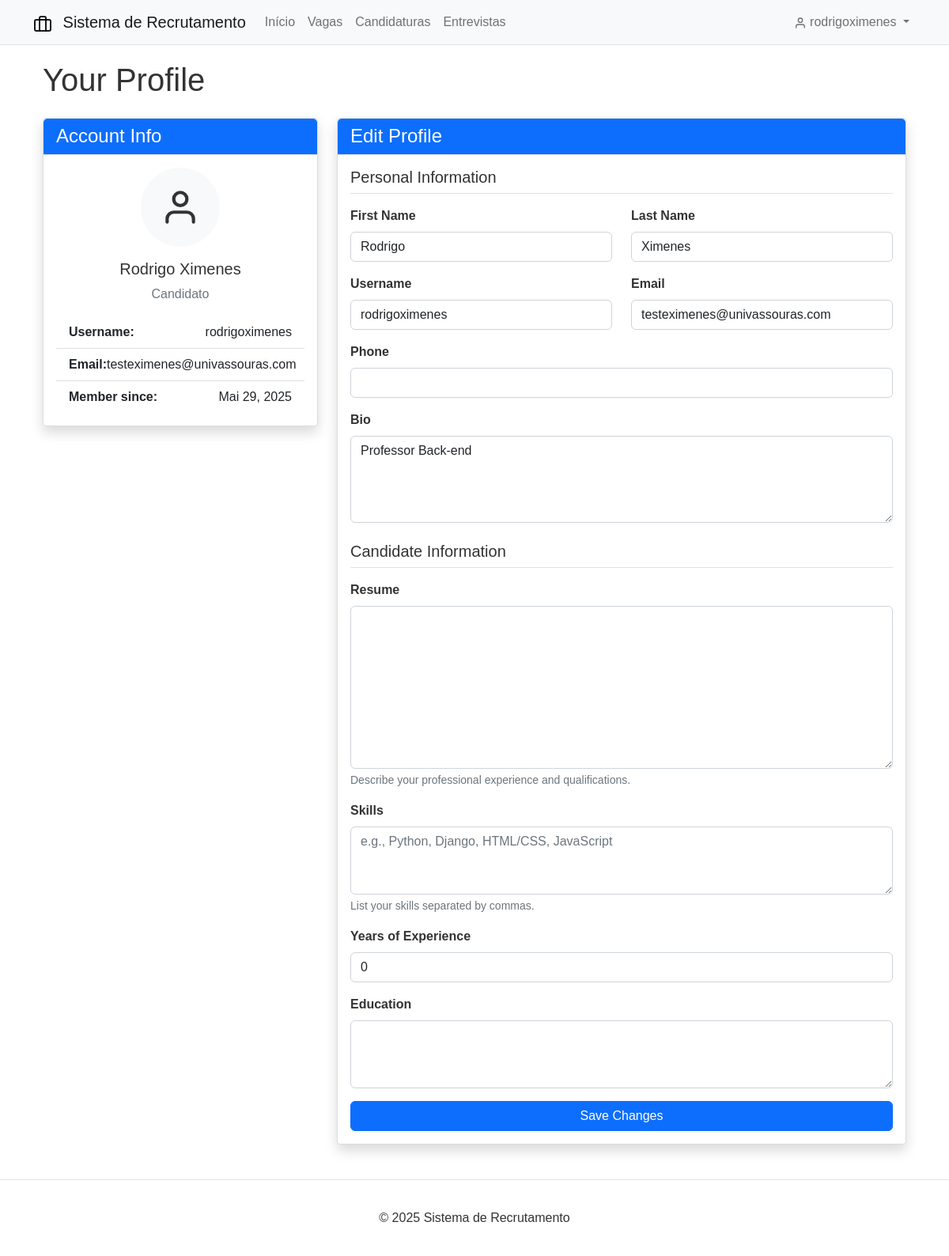
/users/profile/ (signed in), run on the app's committed database.
### users/models.py (models this page shows, shortened)
class CustomUser(AbstractUser):
    class Role(models.TextChoices):
        CANDIDATE = 'CANDIDATE', _('Candidato')
        RECRUITER = 'RECRUITER', _('Recrutador')
        ADMIN = 'ADMIN', _('Administrador')
    role = models.CharField(
        max_length=20,
        choices=Role.choices,
        default=Role.CANDIDATE,
        help_text=_('Determines the user type and permissions')
    )
    phone = models.CharField(max_length=20, blank=True, null=True)
    bio = models.TextField(blank=True, null=True)
    def is_candidate(self):
        return self.role == self.Role.CANDIDATE

class CandidateProfile(models.Model):
    user = models.OneToOneField(CustomUser, on_delete=models.CASCADE, related_name='candidate_profile')
    resume = models.TextField(blank=True, null=True, help_text=_('Texto do currículo do candidato'))
    skills = models.TextField(blank=True, null=True, help_text=_('Habilidades do candidato (separadas por vírgula)'))
    experience = models.IntegerField(default=0, help_text=_('Anos de experiência'))
    education = models.TextField(blank=True, null=True, help_text=_('Estudos'))

### users/views.py (the view)
# urls.py: path('profile/', views.profile, name='profile'),
@login_required
def profile(request):
    user = request.user
    profile_form = None
    if request.method == 'POST':
        user_form = UserUpdateForm(request.POST, instance=user)
        if user.is_candidate():
            profile, created = CandidateProfile.objects.get_or_create(user=user)
            profile_form = CandidateProfileForm(request.POST, instance=profile)
        elif user.is_recruiter():
            profile, created = RecruiterProfile.objects.get_or_create(user=user)
            profile_form = RecruiterProfileForm(request.POST, instance=profile)
        if user_form.is_valid() and (profile_form is None or profile_form.is_valid()):
            user_form.save()
            if profile_form:
                profile_form.save()
            messages.success(request, 'Seu perfil foi atualizado!')
            return redirect('profile')
    else:
        user_form = UserUpdateForm(instance=user)
        if user.is_candidate():
            profile, created = CandidateProfile.objects.get_or_create(user=user)
            profile_form = CandidateProfileForm(instance=profile)
        elif user.is_recruiter():
            profile, created = RecruiterProfile.objects.get_or_create(user=user)
            profile_form = RecruiterProfileForm(instance=profile)
    context = {
        'user_form': user_form,
        'profile_form': profile_form
    }
    return render(request, 'users/profile.html', context)

### users/forms.py
class UserUpdateForm(forms.ModelForm):
    email = forms.EmailField()
    class Meta:
        model = CustomUser
        fields = ['username', 'email', 'first_name', 'last_name', 'phone', 'bio']
        widgets = {
            'bio': forms.Textarea(attrs={'rows': 4}),
        }

class CandidateProfileForm(forms.ModelForm):
    class Meta:
        model = CandidateProfile
        fields = ['resume', 'skills', 'experience', 'education']
        widgets = {
            'resume': forms.Textarea(attrs={'rows': 8}),
            'skills': forms.Textarea(attrs={'rows': 3, 'placeholder': 'e.g., Python, Django, HTML/CSS, JavaScript'}),
            'education': forms.Textarea(attrs={'rows': 3}),
        }

### templates/users/profile.html (shortened to what this page needs)
{% extends 'base.html' %}
{% block content %}
<div class="container">
    <div class="row">
        <div class="col-md-12">
            <h1 class="mb-4">Your Profile</h1>
        </div>
    </div>
    <div class="row">
        <div class="col-md-4 mb-4">
            <div class="card shadow">
                <div class="card-header bg-primary text-white">
                    <h4 class="mb-0">Account Info</h4>
                </div>
                <div class="card-body">
                    <div class="text-center mb-3">
                        <div class="profile-icon d-inline-flex align-items-center justify-content-center bg-light rounded-circle mb-3" style="width: 100px; height: 100px;">
                            <i data-feather="user" style="width: 50px; height: 50px;"></i>
                        </div>
                        <h5>{{ user.get_full_name|default:user.username }}</h5>
                        <p class="text-muted">{{ user.get_role_display }}</p>
                    </div>
                    <ul class="list-group list-group-flush">
                        <li class="list-group-item d-flex justify-content-between">
                            <strong>Username:</strong> <span>{{ user.username }}</span>
                        </li>
                        <li class="list-group-item d-flex justify-content-between">
                            <strong>Email:</strong> <span>{{ user.email }}</span>
                        </li>
                        <li class="list-group-item d-flex justify-content-between">
                            <strong>Member since:</strong> <span>{{ user.date_joined|date:"M d, Y" }}</span>
                        </li>
                    </ul>
                </div>
            </div>
        </div>
        <div class="col-md-8">
            <div class="card shadow">
                <div class="card-header bg-primary text-white">
                    <h4 class="mb-0">Edit Profile</h4>
                </div>
                <div class="card-body">
                    <form method="POST">
                        <h5 class="border-bottom pb-2 mb-3">Personal Information</h5>
                        <div class="row mb-3">
                            <div class="col-md-6 mb-3 mb-md-0">
                                <label for="{{ user_form.first_name.id_for_label }}" class="form-label">First Name</label>
                                {{ user_form.first_name }}
                            </div>
                            <div class="col-md-6">
                                <label for="{{ user_form.last_name.id_for_label }}" class="form-label">Last Name</label>
                                {{ user_form.last_name }}
                            </div>
                        </div>
                        <div class="row mb-3">
                            <div class="col-md-6 mb-3 mb-md-0">
                                <label for="{{ user_form.username.id_for_label }}" class="form-label">Username</label>
                                {{ user_form.username }}
                            </div>
                            <div class="col-md-6">
                                <label for="{{ user_form.email.id_for_label }}" class="form-label">Email</label>
                                {{ user_form.email }}
                            </div>
                        </div>
                        <div class="mb-3">
                            <label for="{{ user_form.phone.id_for_label }}" class="form-label">Phone</label>
                            {{ user_form.phone }}
                        </div>
                        <div class="mb-3">
                            <label for="{{ user_form.bio.id_for_label }}" class="form-label">Bio</label>
                            {{ user_form.bio }}
                        </div>
                        {% if profile_form %}
                            {% if user.is_candidate %}
                                <h5 class="border-bottom pb-2 mb-3 mt-4">Candidate Information</h5>
                                <div class="mb-3">
                                    <label for="{{ profile_form.resume.id_for_label }}" class="form-label">Resume</label>
                                    {{ profile_form.resume }}
                                    <div class="form-text">Describe your professional experience and qualifications.</div>
                                </div>
                                <div class="mb-3">
                                    <label for="{{ profile_form.skills.id_for_label }}" class="form-label">Skills</label>
                                    {{ profile_form.skills }}
                                    <div class="form-text">List your skills separated by commas.</div>
                                </div>
                                <div class="mb-3">
                                    <label for="{{ profile_form.experience.id_for_label }}" class="form-label">Years of Experience</label>
                                    {{ profile_form.experience }}
                                </div>
                                <div class="mb-3">
                                    <label for="{{ profile_form.education.id_for_label }}" class="form-label">Education</label>
                                    {{ profile_form.education }}
                                </div>
                            {% endif %}
                        {% endif %}
                        <div class="d-grid">
                            <button type="submit" class="btn btn-primary">Save Changes</button>
                        </div>
                    </form>
                </div>
            </div>
        </div>
    </div>
</div>
{% endblock %}

### templates/base.html (shortened to what this page needs)
<!DOCTYPE html>
<html lang="pt-br">
<head>
    {% load static %}
    <link href="https://cdn.jsdelivr.net/npm/bootstrap@5.2.3/dist/css/bootstrap.min.css" rel="stylesheet">
    <link rel="stylesheet" href="{% static 'css/styles.css' %}">
</head>
<body>
    <nav class="navbar navbar-expand-lg navbar-light bg-light border-bottom">
        <div class="container">
            <a class="navbar-brand" href="{% url 'home' %}">
                <i data-feather="briefcase"></i> Sistema de Recrutamento
            </a>
            <div class="collapse navbar-collapse" id="navbarNav">
                <ul class="navbar-nav me-auto">
                    <li class="nav-item">
                        <a class="nav-link" href="{% url 'home' %}">Início</a>
                    </li>
                    <li class="nav-item">
                        <a class="nav-link" href="{% url 'job_list' %}">Vagas</a>
                    </li>
                    {% if user.is_authenticated %}
                        {% if user.is_candidate %}
                            <li class="nav-item">
                                <a class="nav-link" href="{% url 'my_applications' %}">Candidaturas</a>
                            </li>
                            <li class="nav-item">
                                <a class="nav-link" href="{% url 'my_interviews' %}">Entrevistas</a>
                            </li>
                        {% endif %}
                    {% endif %}
                </ul>
                <ul class="navbar-nav">
                    {% if user.is_authenticated %}
                        <li class="nav-item dropdown">
                            <a class="nav-link dropdown-toggle" href="#" id="navbarDropdown" role="button" data-bs-toggle="dropdown">
                                <i data-feather="user" class="feather-small"></i> {{ user.username }}
                            </a>
                        </li>
                    {% endif %}
                </ul>
            </div>
        </div>
    </nav>
    <div class="container mt-3 mb-4">
        {% block content %}{% endblock %}
    </div>
    <footer class="border-top mt-4">
        <div class="container py-3 text-center">
            <p class="mb-0">&copy; {% now "Y" %} Sistema de Recrutamento</p>
        </div>
    </footer>
</body>
</html>

### static/css/styles.css (style rules this page uses)
body { font-family: Arial, sans-serif; color: #333; background-color: #fff; }
.feather { vertical-align: middle; }
.card { border-radius: 4px; margin-bottom: 20px; border: 1px solid #ddd; }
.card-header { background-color: #f8f9fa; border-bottom: 1px solid #ddd; }
.navbar { margin-bottom: 20px; }
.navbar-brand .feather { margin-right: 0.5rem; }
.feather-small { width: 16px; height: 16px; }
.form-label { font-weight: bold; }
footer { margin-top: 30px; padding: 20px 0; border-top: 1px solid #eee; }

### data on the page
CustomUser: username "rodrigoximenes", get_full_name "Rodrigo Ximenes", role "Candidato", email "testeximenes@univassouras.com", date_joined "Mai 29, 2025", first_name "Rodrigo", last_name "Ximenes", bio "Professor Back-end"
CandidateProfile: experience "0"
